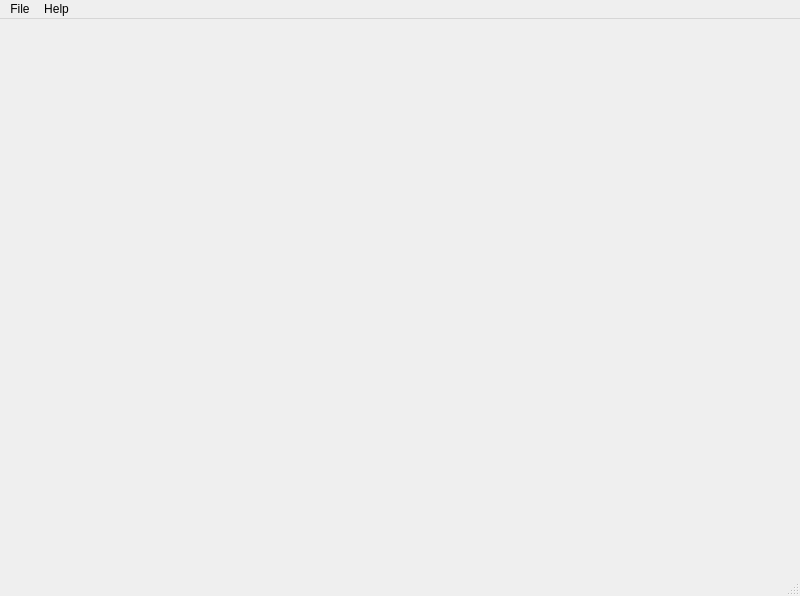
<?xml version="1.0" encoding="UTF-8"?>
<ui version="4.0">
 <class>MainWindow</class>
 <widget class="QMainWindow" name="MainWindow">
  <property name="geometry">
   <rect>
    <x>0</x>
    <y>0</y>
    <width>800</width>
    <height>596</height>
   </rect>
  </property>
  <property name="windowTitle">
   <string>MainWindow</string>
  </property>
  <widget class="QWidget" name="centralwidget"/>
  <widget class="QMenuBar" name="menubar">
   <property name="geometry">
    <rect>
     <x>0</x>
     <y>0</y>
     <width>800</width>
     <height>22</height>
    </rect>
   </property>
   <widget class="QMenu" name="menuFile">
    <property name="title">
     <string>File</string>
    </property>
   </widget>
   <widget class="QMenu" name="menuHelp">
    <property name="title">
     <string>Help</string>
    </property>
    <addaction name="actionAbout"/>
   </widget>
   <addaction name="menuFile"/>
   <addaction name="menuHelp"/>
  </widget>
  <widget class="QStatusBar" name="statusbar"/>
  <action name="actionAbout">
   <property name="text">
    <string>About</string>
   </property>
  </action>
 </widget>
 <resources/>
 <connections/>
</ui>
